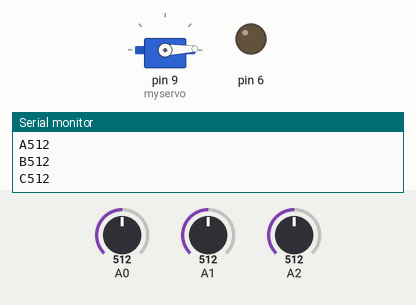
Bench run of a sketch on a simulated Arduino Uno, built with avr-gcc and run on an emulated ATmega328P. Parts: servo, output pins drawn as LEDs (lit = HIGH), the last lines printed to the serial monitor. The inputs (shaded band) are chosen by the test bench; at power-on: A0 = 512, A1 = 512, A2 = 512.

Above: at 1.2 s.
1.3 s: A0 set to 105
2.8 s: A0 set to 91
At 3.2 s:
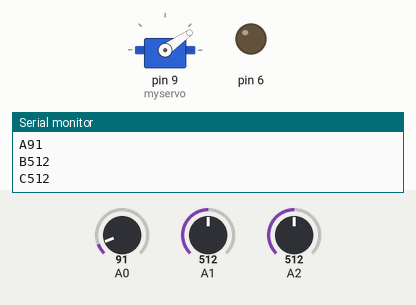
4.3 s: A0 set to 110
At 5.1 s:
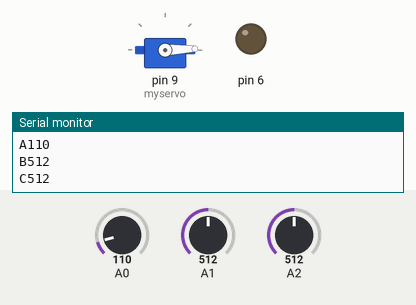
5.8 s: A0 set to 90
At 6.1 s:
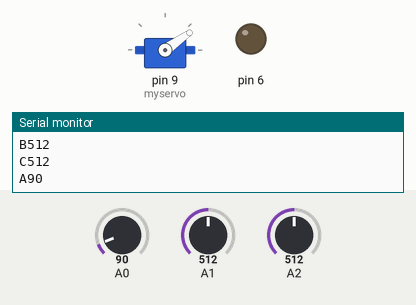
Timing chart, 0 to 8.3 s (numbered marks = the images above; inputs shaded):
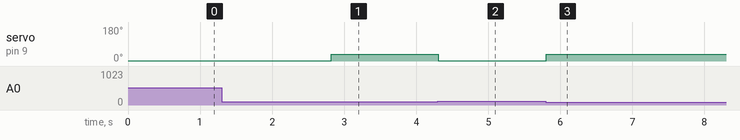

Measured:
- the behaviour switches between 100 and 99 on A0 (found by bisection; images 0 and 1)
- after the input at 2.8 s, servo on pin 9 (myservo): 2° → 35° at once
- after the input at 4.3 s, servo on pin 9 (myservo): 35° → 2° at once
- after the input at 5.8 s, servo on pin 9 (myservo): 2° → 35° at once

The sketch:

TEST-Pulse.ino
```cpp
#include <Servo.h>

int pos = 0;
int temp;//设置一个值来存储从传感器中直接获取的值
int out;//将temp进行限制处理后输出到舵机
int a,i,sum1=0,sum2=0,sum3=0,x;

int jz = 5;
int b,c,a1,b1,c1;

Servo myservo;
void setup() {
  Serial.begin(9600);
  pinMode(A0,INPUT);
  pinMode(A1,INPUT);
  pinMode(A2,INPUT);
  myservo.attach(9);
  pinMode(6,OUTPUT);
  // put your setup code here, to run once:

}

void loop() {

// temp = analogRead(A0);
// Serial.println(temp);
//****************************在这块代码里面，进行了一个简单的平均平滑降噪并将波形输出到舵机

  for(i =0;i<jz;i++ )
  {
    sum1 = sum1+analogRead(A0); //以Jz个数据为一组，求平均，进行平均降噪
  }

  a = sum1/jz;

 for(i =0;i<jz;i++ )
  {
    sum2 = sum2+analogRead(A1); //以Jz个数据为一组，求平均，进行平均降噪
  }
  b = sum2/jz;
   for(i=0;i<jz;i++)
  {
    sum3 = sum3+analogRead(A2); //以Jz个数据为一组，求平均，进行平均降噪
  }
  c = sum3/jz ;
 if (a>100)
 myservo.write(2);
if (a<100)
myservo.write(35);

// a1 = a%150;

// out = map(a1,0,150,5,40);
// myservo.write(out);
 //***************************
 //Serial.print(out);
 //Serial.print(" ");
 //Serial.print(a);
 //Serial.print(" ");
 //Serial.print(b);
 //Serial.print(" ");
 //Serial.println(c);
 Serial.print("A"+(String)a+"\r\n");
 Serial.print("B"+(String)b+"\r\n");
 Serial.print("C"+(String)c+"\r\n");
  sum1 = 0;
  sum2 = 0;
  sum3 = 0;
  // put your main code here, to run repeatedly:

}
```
